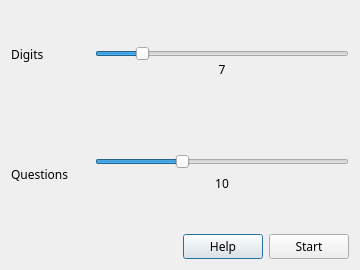
<?xml version="1.0" encoding="UTF-8"?>
<ui version="4.0">
 <class>TrainingOptions</class>
 <widget class="QDialog" name="TrainingOptions">
  <property name="geometry">
   <rect>
    <x>0</x>
    <y>0</y>
    <width>360</width>
    <height>270</height>
   </rect>
  </property>
  <property name="windowTitle">
   <string>TrainingOptions</string>
  </property>
  <layout class="QVBoxLayout" name="verticalLayout_2">
   <item>
    <layout class="QHBoxLayout" name="horizontalLayout_5">
     <item>
      <layout class="QVBoxLayout" name="verticalLayout">
       <item>
        <spacer name="verticalSpacer_7">
         <property name="orientation">
          <enum>Qt::Vertical</enum>
         </property>
         <property name="sizeType">
          <enum>QSizePolicy::Preferred</enum>
         </property>
         <property name="sizeHint" stdset="0">
          <size>
           <width>20</width>
           <height>35</height>
          </size>
         </property>
        </spacer>
       </item>
       <item>
        <widget class="QLabel" name="DigitsLabel">
         <property name="font">
          <font>
           <family>맑은 고딕</family>
          </font>
         </property>
         <property name="text">
          <string>Digits</string>
         </property>
        </widget>
       </item>
       <item>
        <spacer name="verticalSpacer_5">
         <property name="orientation">
          <enum>Qt::Vertical</enum>
         </property>
         <property name="sizeType">
          <enum>QSizePolicy::Expanding</enum>
         </property>
         <property name="sizeHint" stdset="0">
          <size>
           <width>20</width>
           <height>40</height>
          </size>
         </property>
        </spacer>
       </item>
       <item>
        <widget class="QLabel" name="QuestionsLabel">
         <property name="font">
          <font>
           <family>맑은 고딕</family>
          </font>
         </property>
         <property name="text">
          <string>Questions</string>
         </property>
        </widget>
       </item>
       <item>
        <spacer name="verticalSpacer_6">
         <property name="orientation">
          <enum>Qt::Vertical</enum>
         </property>
         <property name="sizeType">
          <enum>QSizePolicy::Minimum</enum>
         </property>
         <property name="sizeHint" stdset="0">
          <size>
           <width>20</width>
           <height>45</height>
          </size>
         </property>
        </spacer>
       </item>
      </layout>
     </item>
     <item>
      <spacer name="horizontalSpacer_2">
       <property name="orientation">
        <enum>Qt::Horizontal</enum>
       </property>
       <property name="sizeType">
        <enum>QSizePolicy::Preferred</enum>
       </property>
       <property name="sizeHint" stdset="0">
        <size>
         <width>20</width>
         <height>20</height>
        </size>
       </property>
      </spacer>
     </item>
     <item>
      <layout class="QVBoxLayout" name="verticalLayout_5">
       <item>
        <layout class="QHBoxLayout" name="horizontalLayout_3">
         <item>
          <layout class="QVBoxLayout" name="verticalLayout_3">
           <property name="spacing">
            <number>0</number>
           </property>
           <item>
            <spacer name="verticalSpacer">
             <property name="orientation">
              <enum>Qt::Vertical</enum>
             </property>
             <property name="sizeType">
              <enum>QSizePolicy::Maximum</enum>
             </property>
             <property name="sizeHint" stdset="0">
              <size>
               <width>20</width>
               <height>40</height>
              </size>
             </property>
            </spacer>
           </item>
           <item>
            <widget class="QSlider" name="DigitsSlider">
             <property name="sizePolicy">
              <sizepolicy hsizetype="Expanding" vsizetype="Maximum">
               <horstretch>0</horstretch>
               <verstretch>0</verstretch>
              </sizepolicy>
             </property>
             <property name="minimum">
              <number>6</number>
             </property>
             <property name="maximum">
              <number>12</number>
             </property>
             <property name="value">
              <number>7</number>
             </property>
             <property name="orientation">
              <enum>Qt::Horizontal</enum>
             </property>
             <property name="invertedAppearance">
              <bool>false</bool>
             </property>
            </widget>
           </item>
           <item>
            <widget class="QLabel" name="DigitsView">
             <property name="sizePolicy">
              <sizepolicy hsizetype="Preferred" vsizetype="Minimum">
               <horstretch>0</horstretch>
               <verstretch>0</verstretch>
              </sizepolicy>
             </property>
             <property name="font">
              <font>
               <family>맑은 고딕</family>
               <kerning>true</kerning>
              </font>
             </property>
             <property name="lineWidth">
              <number>1</number>
             </property>
             <property name="text">
              <string>7</string>
             </property>
             <property name="alignment">
              <set>Qt::AlignCenter</set>
             </property>
             <property name="indent">
              <number>0</number>
             </property>
            </widget>
           </item>
           <item>
            <spacer name="verticalSpacer_2">
             <property name="orientation">
              <enum>Qt::Vertical</enum>
             </property>
             <property name="sizeType">
              <enum>QSizePolicy::Maximum</enum>
             </property>
             <property name="sizeHint" stdset="0">
              <size>
               <width>20</width>
               <height>40</height>
              </size>
             </property>
            </spacer>
           </item>
          </layout>
         </item>
        </layout>
       </item>
       <item>
        <layout class="QHBoxLayout" name="horizontalLayout">
         <item>
          <layout class="QHBoxLayout" name="horizontalLayout_2">
           <item>
            <layout class="QVBoxLayout" name="verticalLayout_4">
             <item>
              <spacer name="verticalSpacer_3">
               <property name="orientation">
                <enum>Qt::Vertical</enum>
               </property>
               <property name="sizeType">
                <enum>QSizePolicy::Maximum</enum>
               </property>
               <property name="sizeHint" stdset="0">
                <size>
                 <width>20</width>
                 <height>40</height>
                </size>
               </property>
              </spacer>
             </item>
             <item>
              <widget class="QSlider" name="QuestionsSlider">
               <property name="minimum">
                <number>5</number>
               </property>
               <property name="maximum">
                <number>20</number>
               </property>
               <property name="singleStep">
                <number>5</number>
               </property>
               <property name="value">
                <number>10</number>
               </property>
               <property name="orientation">
                <enum>Qt::Horizontal</enum>
               </property>
              </widget>
             </item>
             <item>
              <widget class="QLabel" name="QuestionsView">
               <property name="font">
                <font>
                 <family>맑은 고딕</family>
                </font>
               </property>
               <property name="text">
                <string>10</string>
               </property>
               <property name="alignment">
                <set>Qt::AlignCenter</set>
               </property>
              </widget>
             </item>
             <item>
              <spacer name="verticalSpacer_4">
               <property name="orientation">
                <enum>Qt::Vertical</enum>
               </property>
               <property name="sizeType">
                <enum>QSizePolicy::Maximum</enum>
               </property>
               <property name="sizeHint" stdset="0">
                <size>
                 <width>20</width>
                 <height>40</height>
                </size>
               </property>
              </spacer>
             </item>
            </layout>
           </item>
          </layout>
         </item>
        </layout>
       </item>
      </layout>
     </item>
    </layout>
   </item>
   <item>
    <layout class="QHBoxLayout" name="horizontalLayout_4">
     <item>
      <spacer name="horizontalSpacer">
       <property name="orientation">
        <enum>Qt::Horizontal</enum>
       </property>
       <property name="sizeHint" stdset="0">
        <size>
         <width>40</width>
         <height>20</height>
        </size>
       </property>
      </spacer>
     </item>
     <item>
      <widget class="QPushButton" name="HelpButton">
       <property name="font">
        <font>
         <family>맑은 고딕</family>
        </font>
       </property>
       <property name="text">
        <string>Help</string>
       </property>
       <property name="autoExclusive">
        <bool>true</bool>
       </property>
      </widget>
     </item>
     <item>
      <widget class="QPushButton" name="StartButton">
       <property name="font">
        <font>
         <family>맑은 고딕</family>
        </font>
       </property>
       <property name="text">
        <string>Start</string>
       </property>
      </widget>
     </item>
    </layout>
   </item>
  </layout>
 </widget>
 <resources/>
 <connections>
  <connection>
   <sender>DigitsSlider</sender>
   <signal>valueChanged(int)</signal>
   <receiver>DigitsView</receiver>
   <slot>setNum(int)</slot>
   <hints>
    <hint type="sourcelabel">
     <x>276</x>
     <y>53</y>
    </hint>
    <hint type="destinationlabel">
     <x>287</x>
     <y>75</y>
    </hint>
   </hints>
  </connection>
  <connection>
   <sender>QuestionsSlider</sender>
   <signal>valueChanged(int)</signal>
   <receiver>QuestionsView</receiver>
   <slot>setNum(int)</slot>
   <hints>
    <hint type="sourcelabel">
     <x>274</x>
     <y>149</y>
    </hint>
    <hint type="destinationlabel">
     <x>277</x>
     <y>176</y>
    </hint>
   </hints>
  </connection>
  <connection>
   <sender>StartButton</sender>
   <signal>clicked()</signal>
   <receiver>TrainingOptions</receiver>
   <slot>startTraining()</slot>
   <hints>
    <hint type="sourcelabel">
     <x>306</x>
     <y>237</y>
    </hint>
    <hint type="destinationlabel">
     <x>359</x>
     <y>219</y>
    </hint>
   </hints>
  </connection>
  <connection>
   <sender>HelpButton</sender>
   <signal>clicked()</signal>
   <receiver>TrainingOptions</receiver>
   <slot>openHelp()</slot>
   <hints>
    <hint type="sourcelabel">
     <x>225</x>
     <y>237</y>
    </hint>
    <hint type="destinationlabel">
     <x>350</x>
     <y>219</y>
    </hint>
   </hints>
  </connection>
  <connection>
   <sender>DigitsSlider</sender>
   <signal>valueChanged(int)</signal>
   <receiver>TrainingOptions</receiver>
   <slot>digitsChanged(int)</slot>
   <hints>
    <hint type="sourcelabel">
     <x>346</x>
     <y>53</y>
    </hint>
    <hint type="destinationlabel">
     <x>359</x>
     <y>92</y>
    </hint>
   </hints>
  </connection>
  <connection>
   <sender>QuestionsSlider</sender>
   <signal>valueChanged(int)</signal>
   <receiver>TrainingOptions</receiver>
   <slot>questionsChanged(int)</slot>
   <hints>
    <hint type="sourcelabel">
     <x>323</x>
     <y>148</y>
    </hint>
    <hint type="destinationlabel">
     <x>359</x>
     <y>120</y>
    </hint>
   </hints>
  </connection>
 </connections>
 <slots>
  <slot>startTraining()</slot>
  <slot>openHelp()</slot>
  <slot>digitsChanged(int)</slot>
  <slot>questionsChanged(int)</slot>
 </slots>
</ui>
